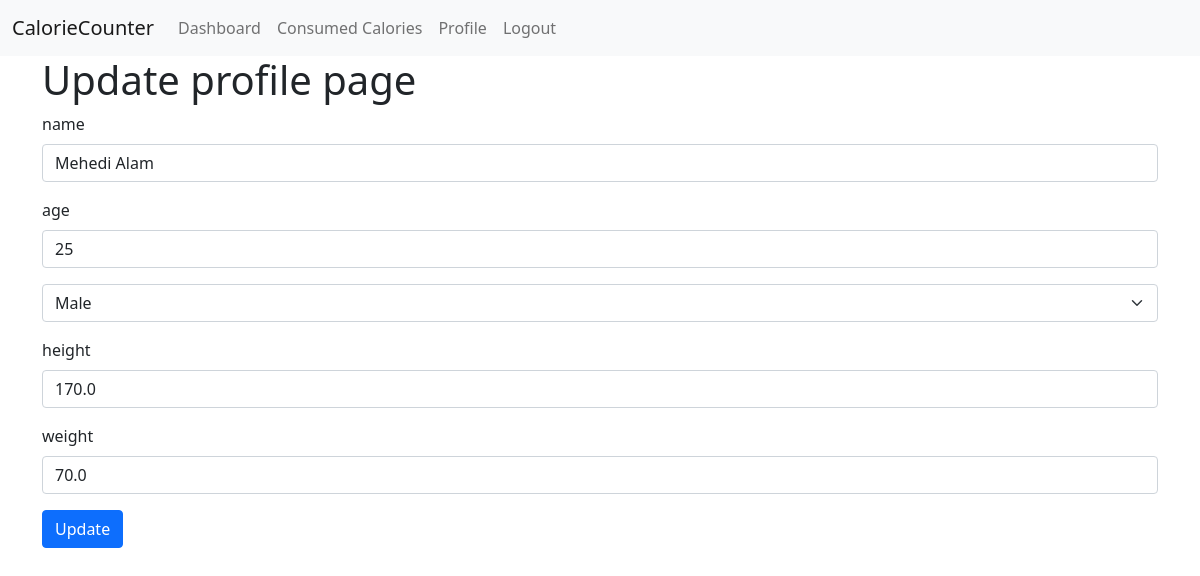
The app's page /update-profile/ (signed in) with its own data.
### CalorieCounter/models.py (models this page shows, shortened)
class BasicInfoModel(models.Model):
    GENDER_TYPES = [
        ('Male','Male'),
        ('Female','Female'),
    ]
    user = models.OneToOneField(
        User,
        on_delete=models.CASCADE,
        related_name='user_info',
        null=True
    )
    name = models.CharField(max_length=100, null=True)
    age = models.PositiveIntegerField(null=True)
    gender = models.CharField(choices=GENDER_TYPES, max_length=10, null=True)
    height = models.FloatField(null=True)
    weight = models.FloatField(null=True)
    bmr =models.FloatField(null=True)

### CalorieCounter/views.py (the view, shortened to what this page needs)
# urls.py: path('update-profile/',update_profile,name='update_profile'),
@login_required
def update_profile(request):
    try:
        current_user = request.user
    except:
        current_user = None
    profile_data,created=BasicInfoModel.objects.get_or_create(user=current_user)
    context={
        'profile_data':profile_data
    }
    return render(request, 'profile/profile-form.html', context)

### CalorieCounter/Templates/profile/profile-form.html (shortened to what this page needs)
{% extends 'master/base.html' %}
{% block body %}
<h1>Update profile page</h1>
<form method="POST" enctype="multipart/form-data">
  <div class="mb-3">
    <label for="" class="form-label">name</label>
    <input type="text" class="form-control" name="name" value="{{profile_data.name}}">
  </div>
  <div class="mb-3">
    <label for="" class="form-label">age</label>
    <input type="number" class="form-control" name="age" value="{{profile_data.age}}">
  </div>
  <div class="mb-3">
  <select class="form-select" name="gender" aria-label="Default select example">
    <option value="Male" {% if profile_data.gender == "Male" %}selected{% endif %}>
      Male
    </option>
  </select>
  </div>
  <div class="mb-3">
    <label for="" class="form-label">height</label>
    <input type="number" class="form-control" name="height" value="{{profile_data.height}}">
  </div>
  <div class="mb-3">
    <label for="" class="form-label">weight</label>
    <input type="number" class="form-control" name="weight" value="{{profile_data.weight}}">
  </div>
  <button type="submit" class="btn btn-primary">Update</button>
</form>
{% endblock body %}

### records on screen
BasicInfoModel: name "Mehedi Alam", age "25", gender "Male", height "170.0", weight "70.0"
